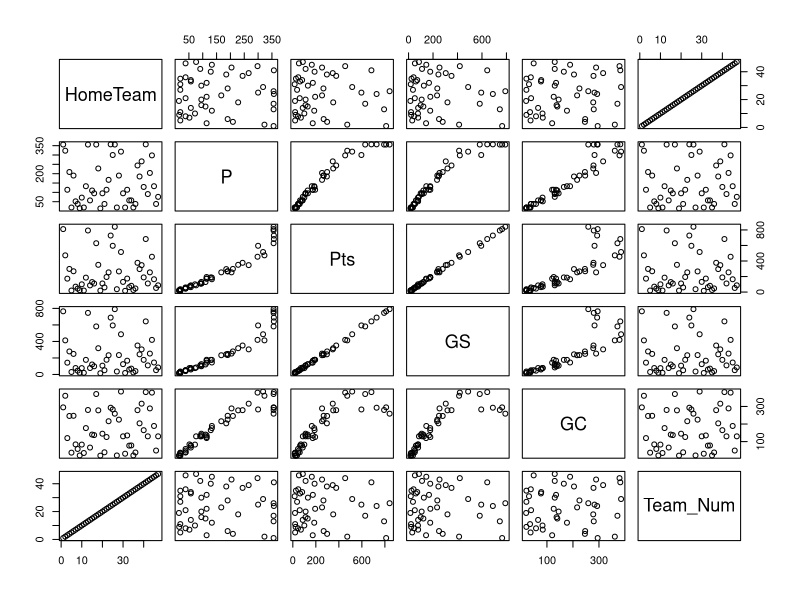
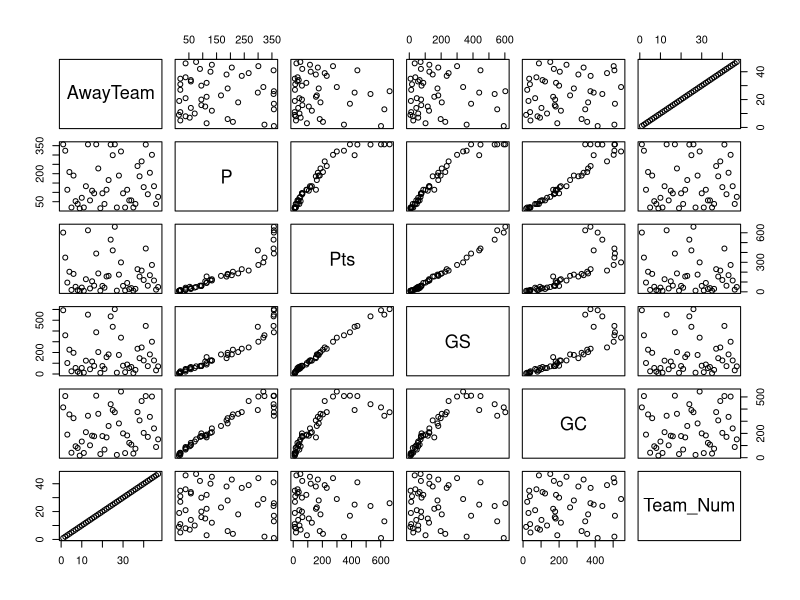

R code for these plots, in order: (Note: this script raises an error after producing the figures.)
## ---- chunk 1
knitr::opts_chunk$set(echo = TRUE)
## ---- chunk 2
library(tidyverse)
library(dplyr)
library(lubridate)
## ---- chunk 3
EPL <- read.csv("EPL.csv")

# Format "Date" vector
EPL$Date <- as.Date(dmy(EPL$Date))
EPL$Date <- as.Date(EPL$Date, "%Y/%m/%d")

# Create Match and Team variables
sMatch <- paste(EPL$HomeTeam, EPL$AwayTeam, sep = " - ")
sTeams <- unique(c(EPL$HomeTeam, EPL$AwayTeam)) %>% sort

home_table <- EPL %>% 
          group_by(HomeTeam) %>%
          summarise(P = length(FTR),
                    Pts = sum((FTHG > FTAG) * 3 + (FTHG == FTAG) * 1),
                    GS = sum(FTHG),
                    GC = sum(FTAG)) %>%
          ungroup()

# Used for a lookup table 
home_table <- cbind(home_table, Team_Num = 1:47)

away_table <- EPL %>% 
          group_by(AwayTeam) %>%
          summarise(P = length(FTR),
                    Pts = sum((FTHG < FTAG) * 3 + (FTHG == FTAG) * 1),
                    GS = sum(FTAG),
                    GC = sum(FTHG)) %>%
          ungroup()

away_table <- cbind(away_table, Team_Num = 1:47)

EPL.team.stats <- data.frame(Team = sTeams,
                            Points = home_table$Pts + away_table$Pts,
                            GD = (home_table$GS + away_table$GS) - (home_table$GC + away_table$GC),
                            TGS = (home_table$GS + away_table$GS)/(home_table$P + away_table$P),
                            TGC = (home_table$GC + away_table$GC)/(home_table$P + away_table$P), stringsAsFactors = FALSE)
## ---- chunk 4
plot(home_table)
plot(away_table)
## ---- chunk 5
EPL.new <- expand.grid(HomeTeam = sTeams, AwayTeam = sTeams, stringsAsFactors = FALSE) %>%
            filter(HomeTeam != AwayTeam) %>%
            mutate(Match = paste(HomeTeam, AwayTeam, sep = " - ")) %>%
            filter(!(Match %in% sMatch)) %>%
            select(-Match) %>%
            mutate(HG = mean(EPL$FTHG),
                   AG = mean(EPL$FTAG),
                   TG = (mean(EPL$FTHG) + mean(EPL$FTAG))/2) %>%
            right_join(subset(EPL.team.stats, select = -c(Points, GD)),  by = c("HomeTeam" = "Team")) %>%
            right_join(subset(EPL.team.stats, select = -c(Points, GD)), by = c("AwayTeam" = "Team")) %>%
            setNames(c("HomeTeam", "AwayTeam", "HG", "AG", "TG", 
                       "GS.by.H", "GC.by.H", "GS.by.A", "GC.by.A")) %>%
            mutate(ExpHG = (GS.by.H / TG) * (GC.by.A / TG) * (HG / TG) * TG,
                   ExpAG = (GS.by.A / TG) * (GC.by.H / TG) * (AG / TG) * TG) %>%
            ungroup()
## ---- chunk 6
iSimulation <- 1000
n <- length(sTeams)

EPL.all <- data.frame(Team = rep(sTeams, iSimulation),
                     SimNo = rep(1:iSimulation, each = n),
                     Pts = rep(NA, n * iSimulation),
                     GD = rep(NA, n * iSimulation),
                     Rank = rep(NA, n * iSimulation))

pb <- winProgressBar(title = "Running Simulations", 
                     label = "Simulating ... 0% done", 
                     min = 0, 
                     max = iSimulation, 
                     initial = 0)

for (i in 1:iSimulation){
  
  tmp <- EPL.new %>% 
              mutate(x1 = rpois(nrow(EPL.new), lambda = EPL.new$GS.by.H), 
                     x2 = rpois(nrow(EPL.new), lambda = EPL.new$GS.by.A), 
                     HPts = 3 * (x1 > x2) + 1 * (x1 == x2),
                     APts = 3 * (x1 < x2) + 1 * (x1 == x2))
  
  res <- EPL.team.stats %>% select(Points, GD) + 
         tmp %>% group_by(HomeTeam) %>% summarise(Pts = sum(HPts),
                                                  GD = sum(x1) - sum(x2)) %>% select(Pts, GD) + 
         tmp %>% group_by(AwayTeam) %>% summarise(Pts = sum(APts),
                                                  GD = sum(x2) - sum(x1)) %>% select(Pts, GD) 

  EPL.all[(n*(i-1) + 1):(n*i), c("Pts", "GD")] <- res
  
  res$PGD <- res$Points + (res$GD - min(res$GD) + 1) / max((res$GD - min(res$GD) + 1) + 1)
  EPL.all[(n*(i-1) + 1):(n*i), c("Rank")] <- rank(-res$PGD, ties.method = "random")  

  info <- sprintf("Simulating ... %d%% done", round((i/iSimulation)*100))
  setWinProgressBar(pb, i, label = info)  
}
close(pb)
## ---- chunk 7
new <- EPL.all
new[] <- home_table$HomeTeam[match(unlist(EPL.all), home_table$Team_Num)]

EPL.all.new <- cbind(Team_Name = new[1], EPL.all)
EPL.all.new <- EPL.all.new[-c(2)]
## ---- chunk 8
EPL.all.new %>% filter(Rank == 5) %>% select(Team) %>% table/iSimulation
## ---- chunk 9
EPL.all.new %>% filter(Team == "Arsenal") %>% select(Rank) %>% table/iSimulation
## ---- chunk 10
EPL.all.new %>% filter(Team == "Arsenal") %>% select(Pts) %>% table/iSimulation
## ---- chunk 11
table(EPL.all.new$Team, EPL.all.new$Rank)/iSimulation
